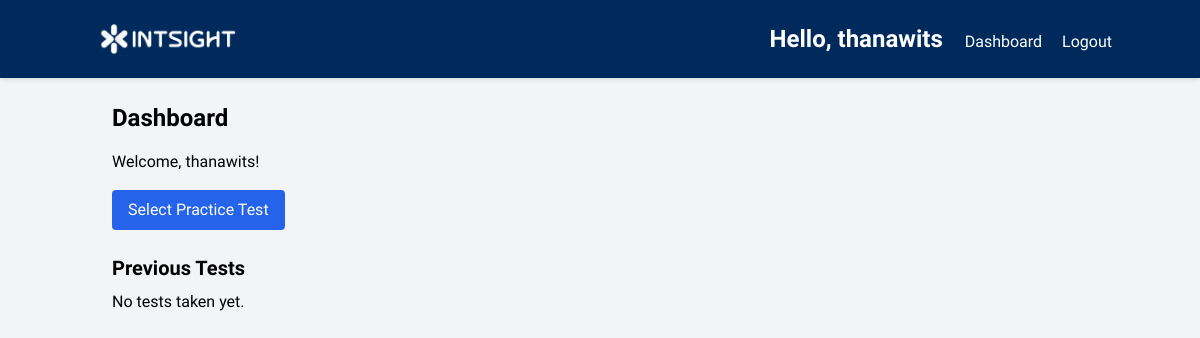
Before: /dashboard (signed in) with the older database file.
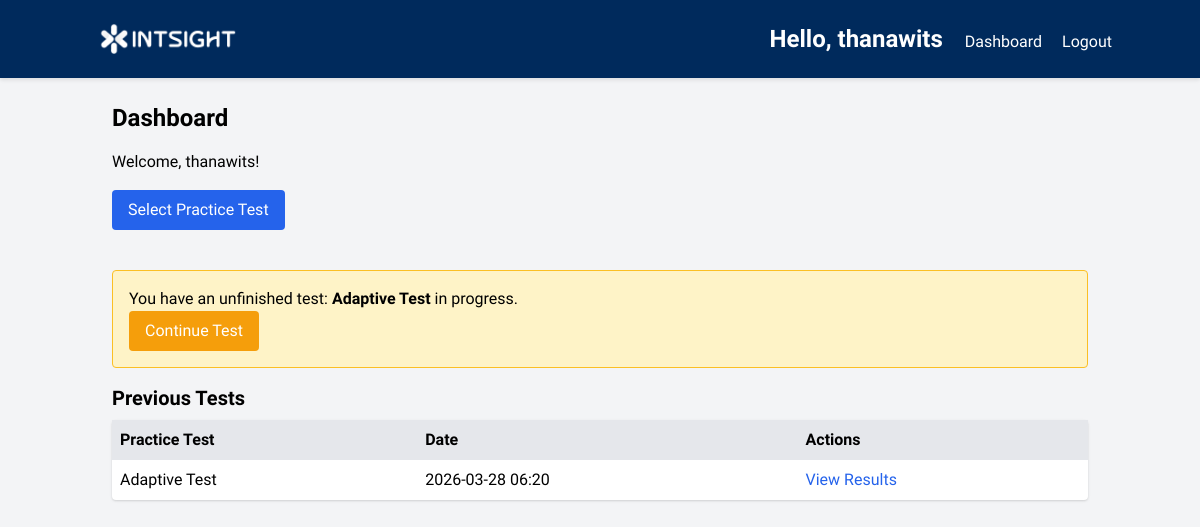
After: the same page with the newer database file.
### app.py (models this page shows)
class User(db.Model):
    __tablename__ = "users"
    id = db.Column(db.Integer, primary_key=True)
    username = db.Column(db.String(80), unique=True, nullable=False)
    password = db.Column(db.String(120), nullable=False)
    email = db.Column(db.String(120), unique=True, nullable=False)

class TestSession(db.Model):
    __tablename__ = "test_sessions"
    id = db.Column(db.Integer, primary_key=True)
    user_id = db.Column(db.Integer, db.ForeignKey('users.id'), nullable=False)
    practice_test_id = db.Column(db.String(10), nullable=False)  # ID of the practice test (e.g., 'test1', 'test2')
    start_time = db.Column(db.DateTime, nullable=False)
    score = db.Column(db.Integer, nullable=True)
    answers = db.Column(db.Text, nullable=True)  # JSON string of answers
    current_question = db.Column(db.Integer, default=0)
    current_section = db.Column(db.Integer, default=0)  # 0 to 3 for the 4 sections
    marked_for_review = db.Column(db.Text, nullable=True)  # JSON string of marked questions
    section_start_time = db.Column(db.DateTime, nullable=True)

### app.py (the view)
@app.route('/dashboard')
def dashboard():
    if 'user_id' not in session:
        flash('Please log in to access the dashboard.')
        return redirect(url_for('login'))
    user = User.query.get(session['user_id'])
    active_session = TestSession.query.filter_by(
        user_id=user.id, score=None
    ).order_by(TestSession.start_time.desc()).first()
    test_sessions = TestSession.query.filter_by(user_id=user.id).all()
    return render_template('dashboard.html',
                           username=session['username'],
                           test_sessions=test_sessions,
        active_session=active_session)

### templates/dashboard.html (shortened to what this page needs)
{% extends 'base.html' %}
{% block content %}
    <h2 class="text-2xl font-bold mb-4">Dashboard</h2>
    <p class="mb-4">Welcome, {{ username }}!</p>
    <a href="{{ url_for('select_test') }}" class="bg-blue-600 text-white px-4 py-2 rounded hover:bg-blue-700 mb-6 inline-block">Select Practice Test</a>
    {% if active_session %}
    <div class="my-4 p-4 border border-yellow-400 bg-yellow-100 rounded">
        <p>You have an unfinished test: <strong>{{ active_session.practice_test_id }}</strong> in progress.</p>
        <form action="{{ url_for('resume_test') }}" method="POST">
            <button type="submit" class="bg-yellow-500 text-white px-4 py-2 rounded hover:bg-yellow-600">
                Continue Test
            </button>
        </form>
    </div>
    {% endif %}
    <h3 class="text-xl font-bold mb-2">Previous Tests</h3>
    {% if test_sessions %}
        <table class="w-full bg-white shadow rounded">
            <thead>
                <tr class="bg-gray-200">
                    <th class="p-2 text-left">Practice Test</th>
                    <th class="p-2 text-left">Date</th>
                    <th class="p-2 text-left">Actions</th>
                </tr>
            </thead>
            <tbody>
                {% for session in test_sessions %}
                    <tr>
                        <td class="p-2">{{ session.practice_test_id }}</td>
                        <td class="p-2">{{ session.start_time.strftime('%Y-%m-%d %H:%M') }}</td>
                        <td class="p-2">
                            <a href="{{ url_for('results', session_id=session.id) }}" class="text-blue-600 hover:underline">View Results</a>
                        </td>
                    </tr>
                {% endfor %}
            </tbody>
        </table>
    {% else %}
        <p>No tests taken yet.</p>
    {% endif %}
{% endblock %}

### templates/base.html (shortened to what this page needs)
<!DOCTYPE html>
<html lang="en">
<head>
    <link href="https://cdn.jsdelivr.net/npm/tailwindcss@2.2.19/dist/tailwind.min.css" rel="stylesheet">
    <link rel="stylesheet" href="{{ url_for('static', filename='css/style.css') }}">
</head>
<body class="bg-gray-100 font-sans">
    <nav class="bg-intsight text-white p-4">
        <div class="container mx-auto flex justify-between items-center">
            <a href="{{ url_for('index') }}" class="text-2xl font-bold">
                <img src="{{ url_for('static', filename='intsight-logo-white.png') }}" style="max-width: 160px;" alt="Intsight Logo">
            <div>
                {% if session.username %}
                    <span class="mr-4">Hello, {{ session.username }}</span>
                    <a href="{{ url_for('dashboard') }}" class="mr-4">Dashboard</a>
                    <a href="{{ url_for('logout') }}">Logout</a>
                {% else %}
                    <a href="{{ url_for('login') }}" class="mr-4">Login</a>
                {% endif %}
            </div>
        </div>
    </nav>
    <div class="container mx-auto p-6">
        {% block content %}{% endblock %}
    </div>
</body>
</html>

### static/css/style.css (style rules this page uses)
body { min-height: 100vh; display: flex; flex-direction: column; font-family: "Anuphan", sans-serif !important; }
.container { flex: 1; }
.bg-intsight { background-color: #002a5c; }
nav { box-shadow: 0 2px 4px rgba(0, 0, 0, 0.1); }

Changed rows visible on the page:
added TestSession: practice_test_id "Adaptive Test", start_time "2026-03-28 06:20"
Other visible differences:
text no longer shown: "No tests taken yet."
text now shown: "You have an unfinished test: in progress. Continue Test Practice Test Date Actions"
